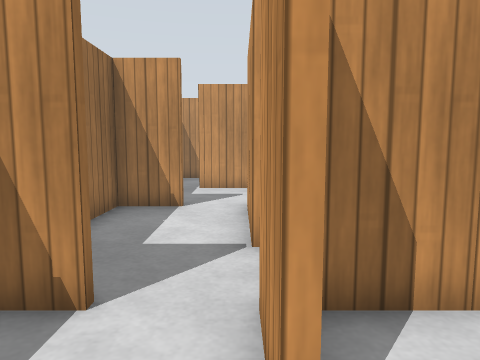
view 1 (above)

24 first-person views from a walk through a robot-simulator world made for Gazebo. The camera is 0.86 m above the floor, tilts 6° down and sees 70° across. The floor is counted in squares, 0.5 m on a side. Each view is taken from the middle of a square. On the plan, view 1 faces up. The plan holds only what a view shows up to about 17 squares ahead; the rest is blank. Simple patterns stand in for the simulator's built-in surfaces.

view 2
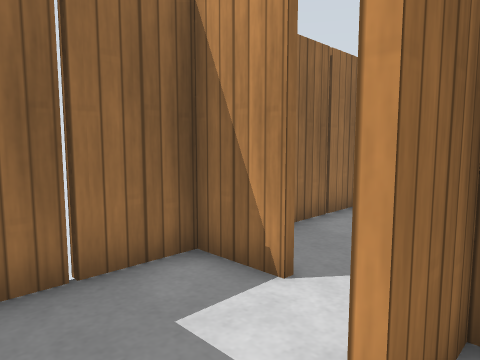

view 3
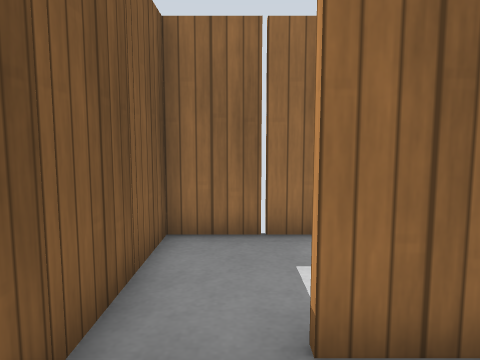

view 4
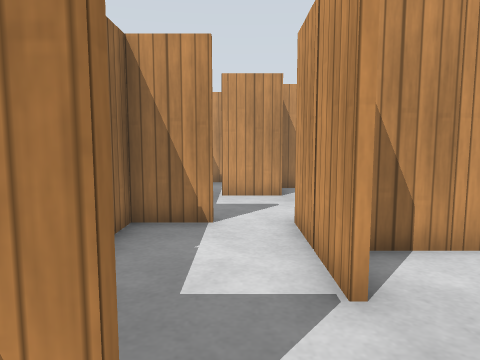

view 5
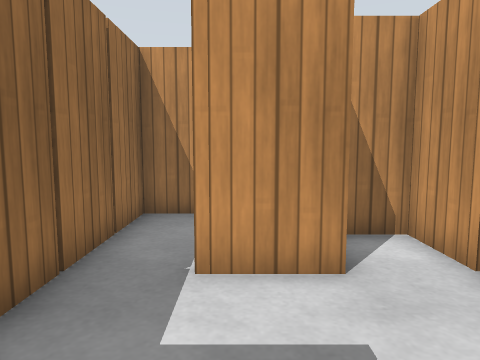

view 6
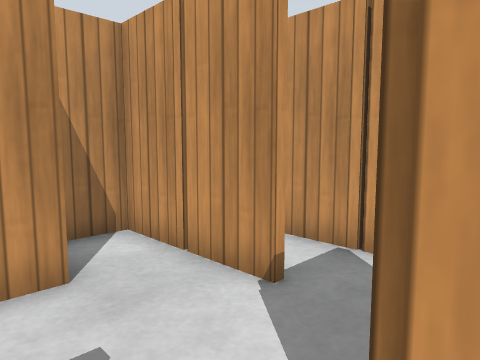

view 7
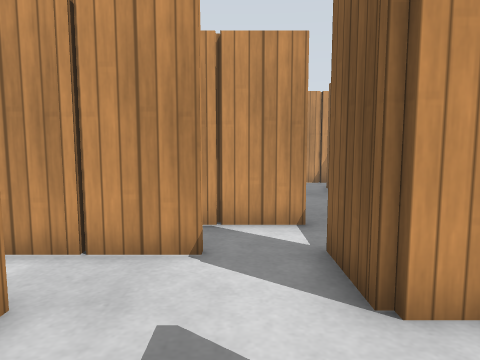

view 8
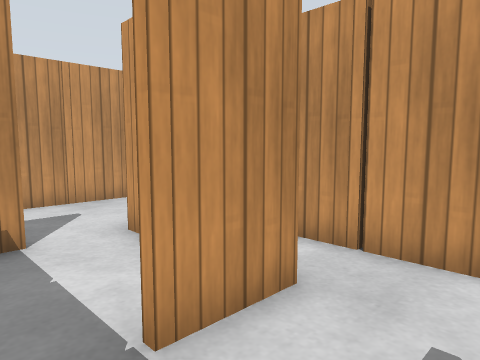

view 9
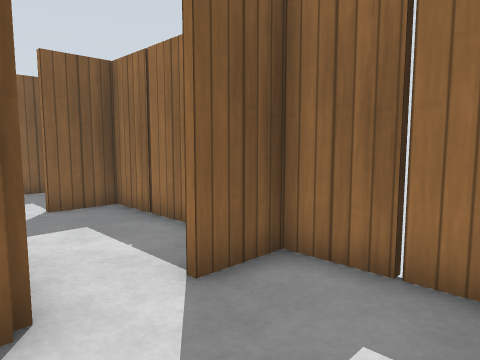

view 10
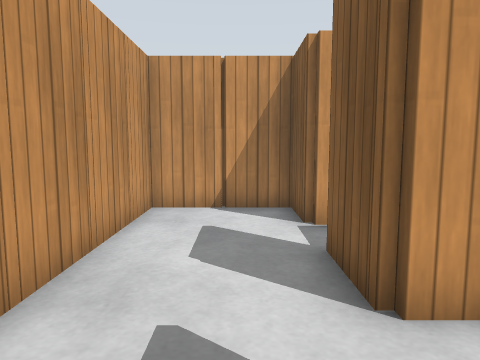

view 11
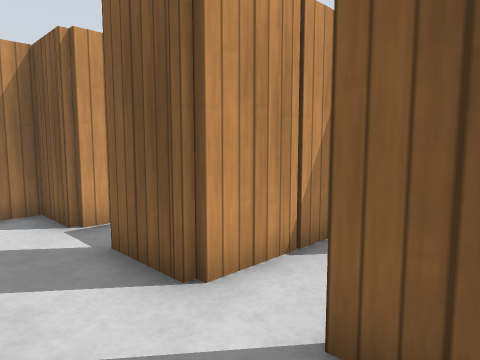

view 12
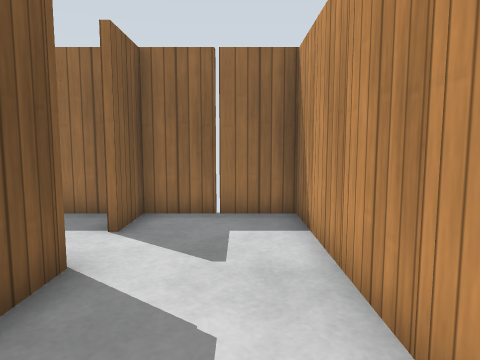

view 13
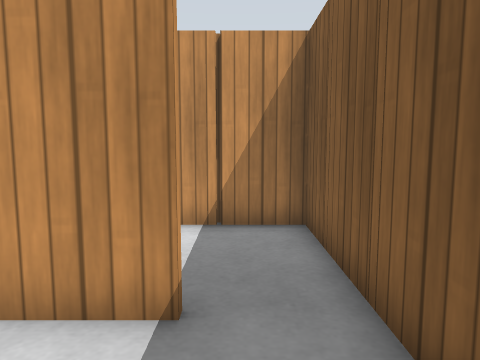

view 14
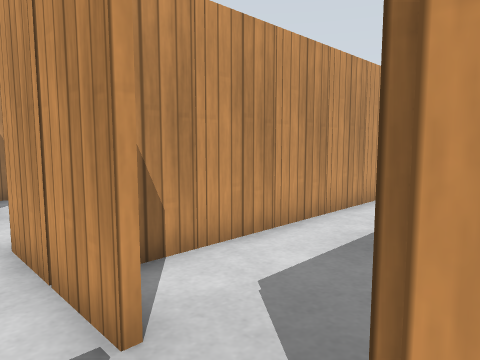

view 15
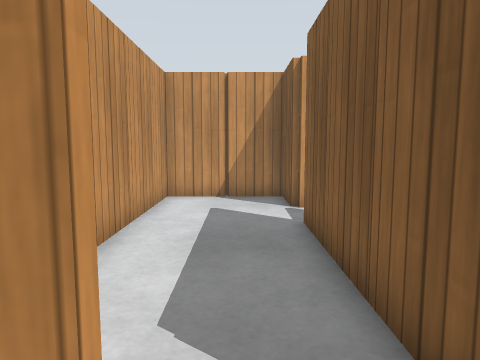

view 16
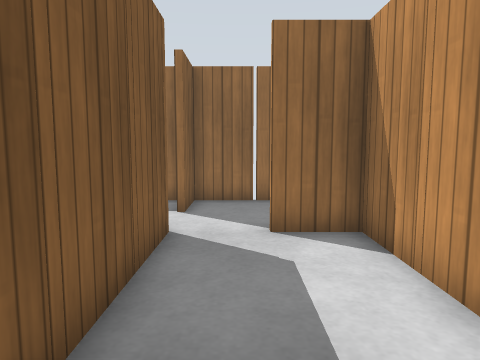

view 17
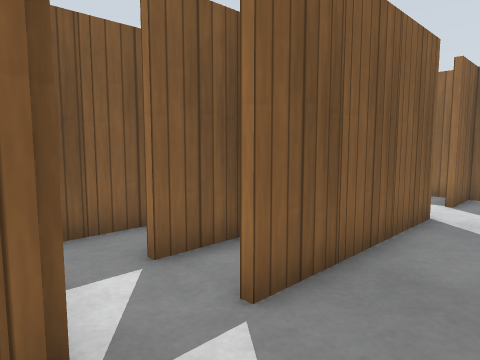

view 18
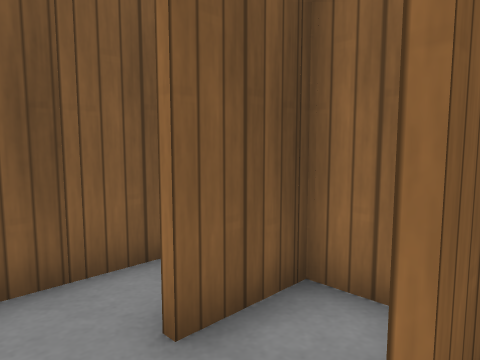

view 19
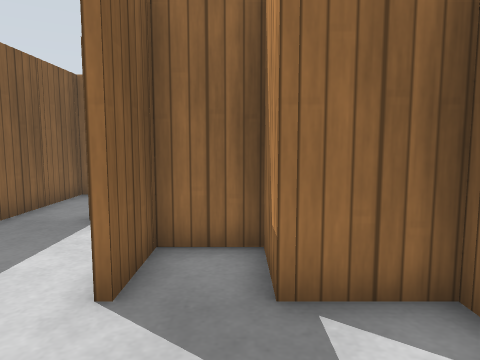

view 20
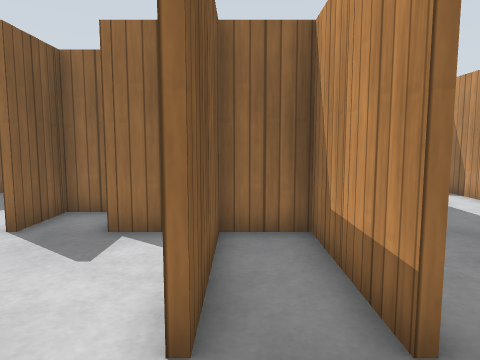

view 21
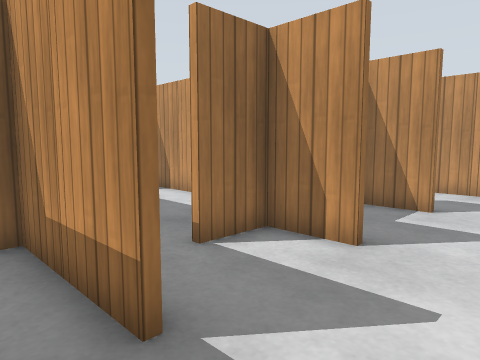

view 22
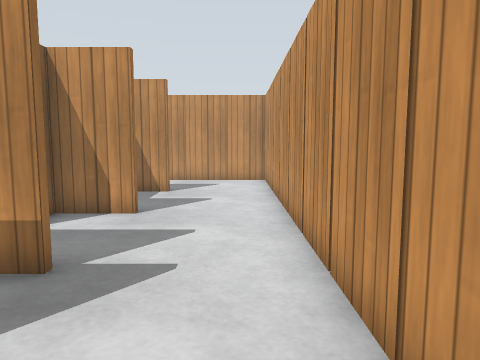

view 23
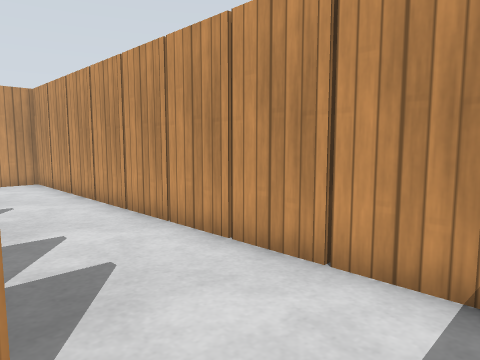

view 24
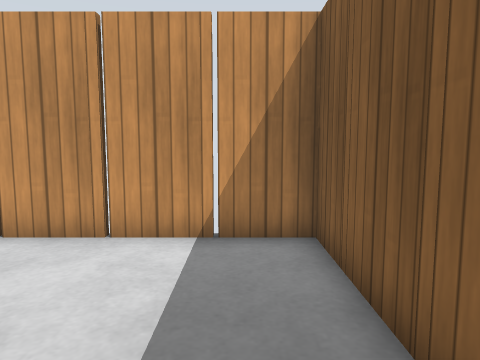

### Floor plan
Points are (right, up) in squares from view 1. A wall is a line through its corners. A room is listed if a view was taken in it or the views show most of it. See-through windows are left out.
Room 1 (views 1, 2, 3, 4, 13, 14)
walls: (0.2, 1.5) (0.2, 3.5); (-1.5, 3.4) (-3.5, 3.4); (-3.4, 4.1) (-3.4, -0.4) (4.2, -0.4) (4.2, 1.5)
ways out: opening at (-1, 3) to room 2; opening at (2, 2) to room 5
objects: wooden post (-4, 2); wooden post (-2, -1); wooden post (0, -1); wooden post (2, -1)
Room 2 (views 5, 6, 15)
walls: (0.2, 5.5) (0.2, 9.5); (1.4, 7.4) (0.4, 7.4) (0.4, 5.5); (-1.5, 9.4) (-3.5, 9.4); (-3.4, 10) (-3.4, 4.1); (-3.5, 3.6) (-1.5, 3.6)
ways out: opening at (-1, 3) to room 1; opening at (-1, 9.5) to room 3; opening at (2, 6) to room 5
objects: wooden post (-4, 6); wooden post (-4, 8); wooden post (0, 8); wooden post (1, 4); wooden post (1, 8)
Room 3 (views 7, 8, 9)
walls: (0.5, 13.4) (-0.6, 13.4); (0.2, 14.5) (0.2, 16.5); (2.2, 14.4) (2.2, 15.4); (2.2, 11.5) (2.2, 13.4); (-3.5, 9.6) (-1.5, 9.6); (-1.5, 17.4) (-3.5, 17.4); (-3.4, 17.9) (-3.4, 10)
ways out: opening at (-1, 9.5) to room 2; opening at (-1, 17.5) to room 4; opening at (2, 12.5) to room 5
objects: wooden post (-4, 12); wooden post (-4, 14); wooden post (-4, 16); wooden post (-1, 14); wooden post (0, 16); wooden post (1, 10)
Room 4 (views 10, 11, 12)
walls: (1.4, 17.6) (2.5, 17.6); (0.2, 16.5) (0.2, 17.5); (-3.5, 17.6) (-1.5, 17.6); (6.2, 20.4) (6.2, 21.4) (-3.4, 21.4) (-3.4, 17.9); (6.2, 17.6) (6.2, 19.5)
ways out: opening at (-1, 17.5) to room 3; opening at (3, 17) to room 5
objects: wooden post (-4, 20); wooden post (-1, 22); wooden post (1, 18); wooden post (1, 22); wooden post (3, 22); wooden post (5, 18); wooden post (5, 22)
Room 5 (views 16, 17, 18, 19, 20, 21, 22, 23, 24)
walls: (10.2, 7.4) (1.4, 7.4); (13.5, 7.6) (14.6, 7.6); (14.4, 13.5) (14.4, 11.5); (15.5, 7.6) (16.5, 7.6); (16.5, 9.4) (12.4, 9.4) (12.4, 5.4) (10.4, 5.4) (10.4, 3.5); (8.5, 15.4) (7.5, 15.4); (11.5, 3.6) (12.5, 3.6); (16.5, 13.4) (15.5, 13.4); (4.2, 9.5) (4.2, 13); (8.5, 3.6) (10.2, 3.6) (10.2, 7.6) (10.5, 7.6); (15.9, 3.6) (16.5, 3.6); (5.4, 3.6) (6.5, 3.6); (17.4, 3.6) (18.5, 3.6); (16.5, 17.4) (15.5, 17.4); (2.2, 13.4) (2.2, 14.4); (1.4, 9.6) (2.5, 9.6); (4.2, 16.8) (4.2, 17.5); (3.4, 3.6) (4.6, 3.6); (5.5, 1.6) (6.5, 1.6); (2.2, 15.4) (1.4, 15.4); (2.5, 3.4) (1.4, 3.4); (20.2, 3.6) (20.2, 17.4); (1.4, 3.6) (2.6, 3.6); (0.4, 3.5) (0.4, 1.5)
ways out: opening at (2, 2) to room 1; opening at (2, 6) to room 2; opening at (2, 12.5) to room 3; opening at (3, 17) to room 4; opening at (6, 2); opening at (12, 3.3); opening at (18, 17.5)
objects: wooden post (2, 14); wooden post (3, 4); wooden post (3, 8); other object (3, 14); wooden post (4, 2); wooden post (4, 12); wooden post (5, 2); wooden post (5, 4); wooden post (5, 8); wooden post (5, 12); wooden post (7, 8); wooden post (9, 4); wooden post (9, 8); wooden post (9, 16); wooden post (10, 6); wooden post (11, 4); wooden post (11, 6); wooden post (12, 8); wooden post (13, 8); wooden post (13, 10); wooden post (15, 8); wooden post (15, 10); wooden post (15, 14); wooden post (17, 4); wooden post (19, 4); wooden post (20, 6); wooden post (20, 8); wooden post (20, 10); wooden post (20, 12); wooden post (20, 14); wooden post (20, 16)

Where each view was taken, in squares from view 1:
view 1: 0 up, 0 right, facing up
view 2: 0 up, 1 right, facing up-left
view 3: 1 up, 3 right, facing left
view 4: 2 up, 1 left, facing up
view 5: 9 up, 1 left, facing up
view 6: 9 up, 1 left, facing up-right
view 7: 11 up, 3 left, facing right
view 8: 11 up, 3 left, facing up-right
view 9: 13 up, 1 right, facing down-left
view 10: 19 up, 3 left, facing right
view 11: 20 up, 3 left, facing down-right
view 12: 20 up, 5 right, facing left
view 13: 1 up, 3 left, facing right
view 14: 3 up, 1 left, facing up-right
view 15: 5 up, 1 left, facing right
view 16: 5 up, 7 right, facing left
view 17: 6 up, 9 right, facing down-left
view 18: 4 up, 8 right, facing down-left
view 19: 5 up, 16 right, facing left
view 20: 8 up, 19 right, facing left
view 21: 8 up, 19 right, facing up-left
view 22: 5 up, 19 right, facing up
view 23: 5 up, 16 right, facing up-right
view 24: 5 up, 14 right, facing right
